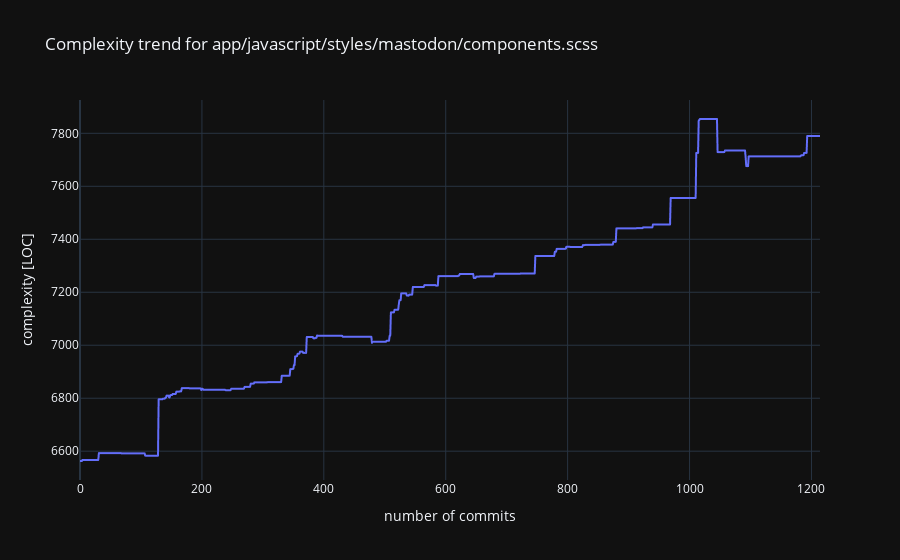

Notebook source saved alongside this figure:
### Markdown cell above
Candidate 3: app/javascript/styles/mastodon/components.scss

### Code cell
plot_complexity_trend(2)

### Figure 1 — Plotly figure (JSON) as saved in the notebook; plotly's stock layout.template omitted (floating-point values rounded to 4 significant figures; data arrays with more than 128 entries replaced by an {"elided": "..."} marker saying what was removed)
{"data": [{"hovertemplate": "number of commits=%{x}<br>complexity [LOC]=%{y}<extra></extra>", "legendgroup": "", "line": {"color": "#636efa", "dash": "solid"}, "marker": {"symbol": "circle"}, "mode": "lines", "name": "", "showlegend": false, "type": "scattergl", "x": {"elided": "1215 int values"}, "xaxis": "x", "y": {"elided": "1215 int values"}, "yaxis": "y"}], "layout": {"legend": {"tracegroupgap": 0}, "title": {"text": "Complexity trend for app/javascript/styles/mastodon/components.scss"}, "xaxis": {"anchor": "y", "domain": [0, 1], "title": {"text": "number of commits"}}, "yaxis": {"anchor": "x", "domain": [0, 1], "title": {"text": "complexity [LOC]"}}}}
